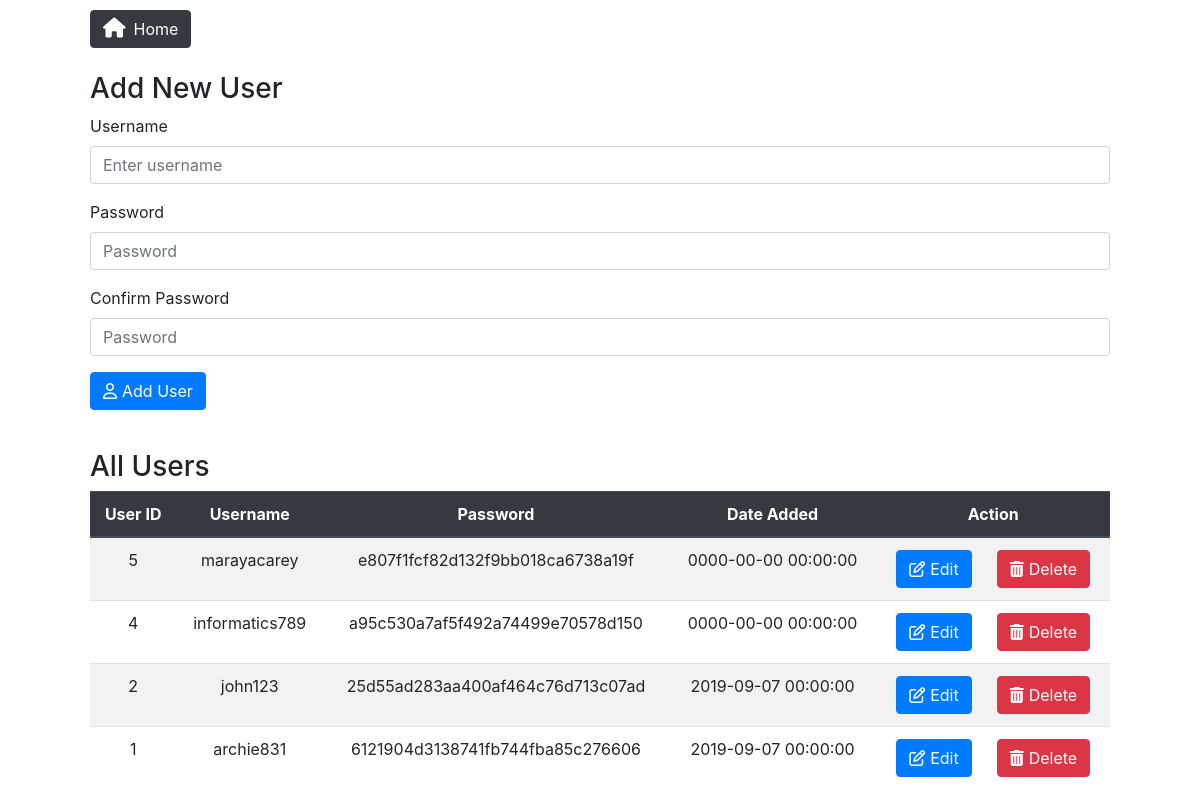
/mysql_test/user.php, run on the app's committed database.
### tables this page shows
CREATE TABLE `users` (
  `uId` int(11) NOT NULL,
  `uUsername` varchar(255) NOT NULL,
  `uPassword` varchar(255) NOT NULL,
  `uDateAdded` datetime NOT NULL
);

### mysql_test/user.php (the view, shortened to what this page needs)
<html>
<head>
	<link rel="stylesheet" href="https://stackpath.bootstrapcdn.com/bootstrap/4.3.1/css/bootstrap.min.css">
	<link rel="stylesheet" type="text/css" href="assets/style.css">
</head>
<body>
	<?php
	include_once("config.php");
	$result = $dbConn->query("SELECT * FROM users order by uId DESC");
	?>
	<a href="index.php"><button type="button" class="btn btn-dark"><i class='fas fa-home'></i>Home</button></a>
	<br/><br/>
	<h3>Add New User</h3>
	<form action="addusers.php" method="post" name="form">
		<div class="form-group">
			<label for="userName">Username</label>
			<input type="text" class="form-control" id="userName" placeholder="Enter username" name="uUsername" required>
		</div>
		<div class="form-group">
			<label for="pw">Password</label>
			<input type="password" class="form-control" id="pw" placeholder="Password" name="pw">
		</div>
		<div class="form-group">
			<label for="conPw">Confirm Password</label>
			<input type="password" class="form-control" id="conPw" placeholder="Password">
		</div>
		<button type="submit" class="btn btn-primary" name="Submit" id="submit"><i class='far fa-user'></i>Add User</button>
	</form>
	<br>
	<h3>All Users</h3>
	<table class="table table-striped">
	<thead class="thead-dark">
		<tr>
		<th scope="col">User ID</th>
		<th scope="col">Username</th>
		<th scope="col">Password</th>
		<th scope="col">Date Added</th>
		<th scope="col">Action</th>
		</tr>
	</thead>
  <tbody>
	<?php
		while($row = $result->fetch(PDO::FETCH_ASSOC)){
			echo "<tr>";
			echo "<td>".$row['uId']."</td>";
			echo "<td>".$row['uUsername']."</td>";
			echo "<td>".$row['uPassword']."</td>";
			echo "<td>".$row['uDateAdded']."</td>";
			echo "<td><button type=\"button\" class=\"btn btn-primary\" data-target=\"#id$row[uId]\" data-toggle=\"modal\"><i class='far fa-edit'></i>Edit</button><button type=\"button\" class=\"btn btn-danger\" data-target=\"#del$row[uId]\" data-toggle=\"modal\"><i class='fas fa-trash-alt'></i>Delete</button></td>";
		}
	?>
	</tbody>
</body>
</html>

### mysql_test/assets/style.css (style rules this page uses)
body { width: 85%; margin: auto; }
.btn-primary { margin-right: 25px; color: white; }
.btn-dark { margin-top: 10px !important; margin-right: 20px; }
.fa-home { font-size: 20px; margin-right: 8px; }
.fa-trash-alt, .fa-edit, .fa-user, .fa-box-open, .fa-cart-plus, .fa-dollar-sign, .fa-arrow-circle-left { margin-right: 5px; }
a:link, a:visited { color: white; text-decoration: none; }
th, .table td { text-align: center; }

### data on the page
users: uId "5", uUsername "marayacarey", uPassword "e807f1fcf82d132f9bb018ca6738a19f", uDateAdded "0000-00-00 00:00:00"
users: uId "4", uUsername "informatics789", uPassword "a95c530a7af5f492a74499e70578d150", uDateAdded "0000-00-00 00:00:00"
users: uId "2", uUsername "john123", uPassword "25d55ad283aa400af464c76d713c07ad", uDateAdded "2019-09-07 00:00:00"
users: uId "1", uUsername "archie831", uPassword "6121904d3138741fb744fba85c276606", uDateAdded "2019-09-07 00:00:00"
